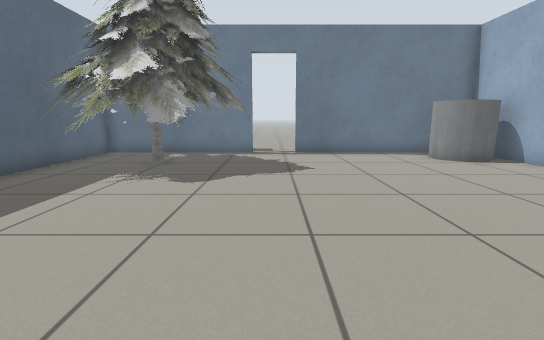
[1] (above)

13 first-person views from a walk through a world built for the Gazebo simulator. The camera is 0.72 m above the floor, tilts 10° down and sees 85° across. The lines on the ground mark 1 m squares. The floor is counted in squares, 0.5 m on a side. Each view is taken from the middle of a square. On the plan, view 1 faces up. The plan holds only what a view shows up to about 14 squares ahead; the rest is blank. The robots in the file are not drawn. Simple shapes stand in for some stock models.

[2]
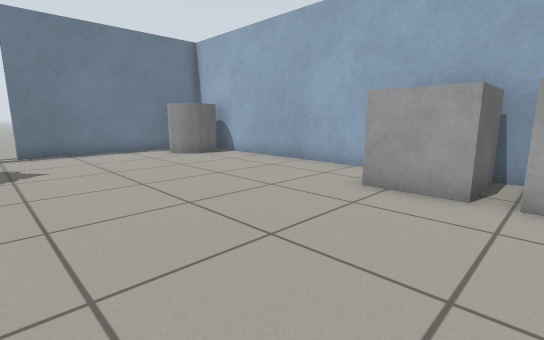

[3]
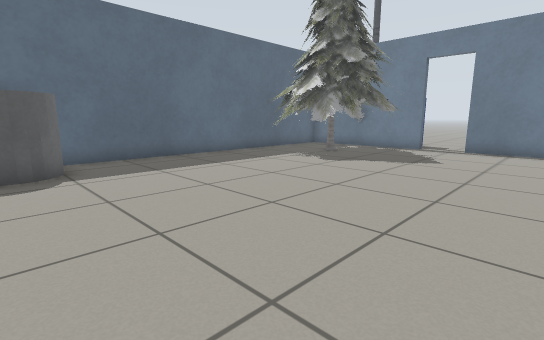

[4]
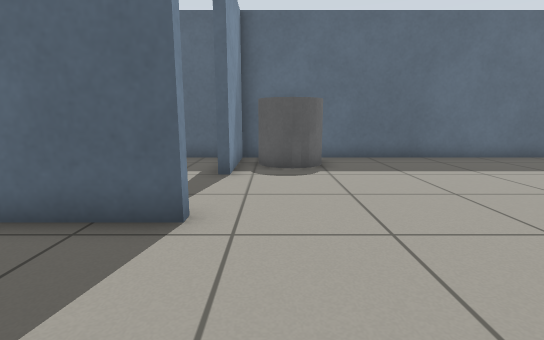

[5]
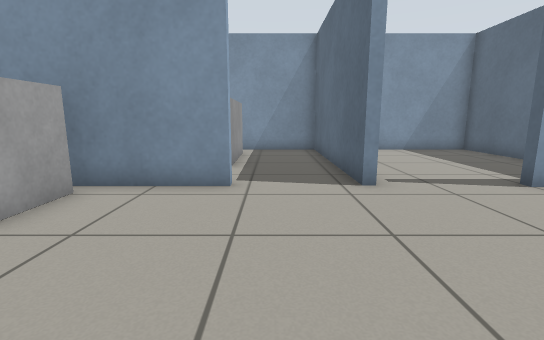

[6]
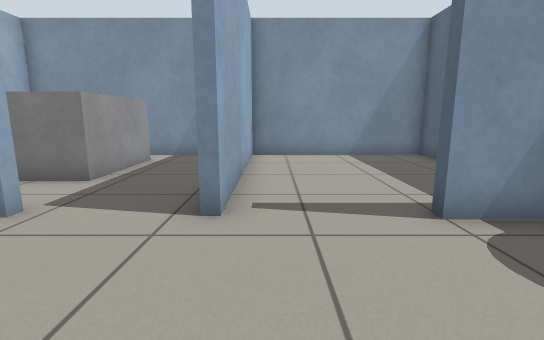

[7]
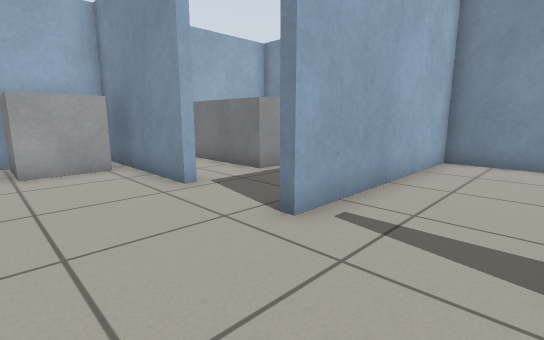

[8]
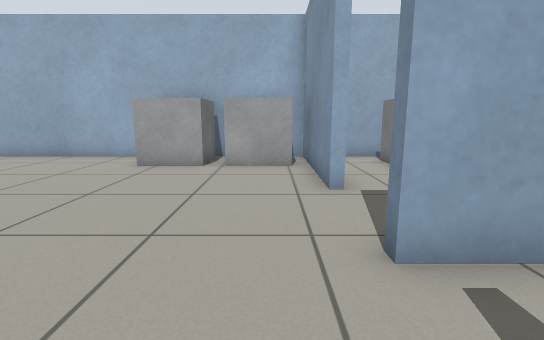

[9]
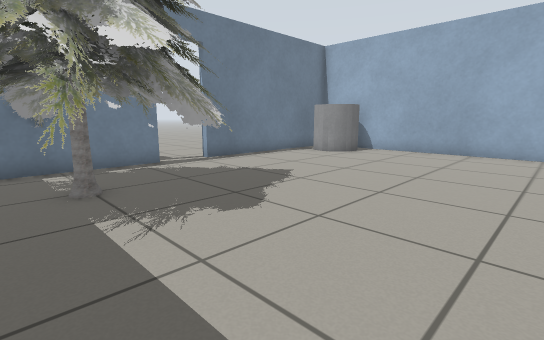

[10]
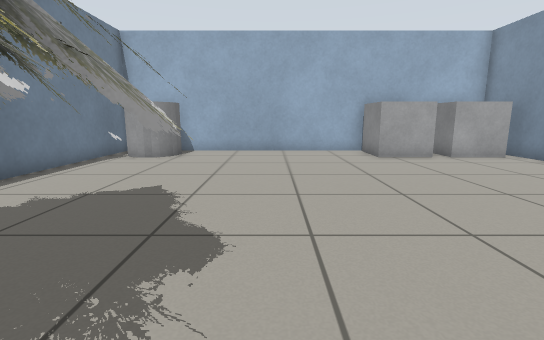

[11]
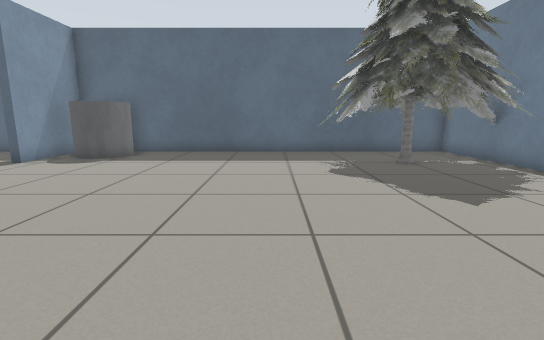

[12]
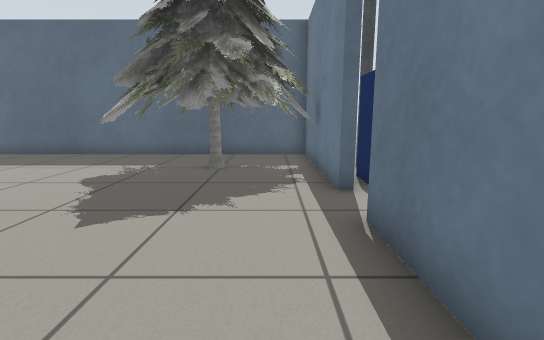

[13]
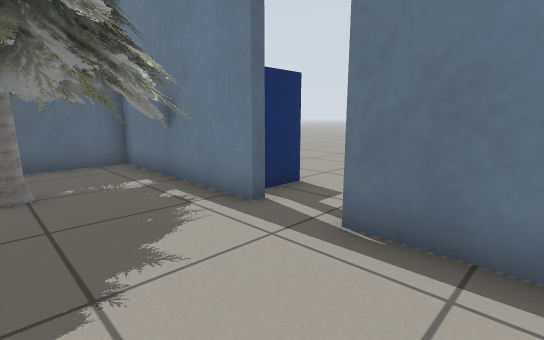

### Floor plan
Key: @ floor where view 1 was taken; # wall or solid block; . floor; D open door; T pine tree; C grey cylinder; B grey box; P postbox; O other object.
Columns run from 7 left of view 1 to 8 right of it. Each row starts with its distance up from view 1.
 20   ..
 19   ...
 18    ...
 17    ...
 16     ...
 15      .....
 14      P....
 13     .P.DD
 12 ##TTTT#DD#######
 11 #TTTTTT......CC#
 10 #TTTTTT......CC#
  9 #TTTTTT........#
  8 #TTTTTT........#
  7 #.TTTT.........#
  6 #... ..........#
  5 #..............#
  4 #..............#
  3 #..............#
  2 #............OO#
  1 #............O #
  0 #......@.....OO#
 -1 #CC..........OO#
 -2 #CC..........OO#
 -3 ####......######
 -4 #......#...... #
 -5 #......#.......#
 -6 #......#..BBBBB#
 -7 #......#..B    #
 -8 #......#..B    #
 -9 #......#..B    #
-10 #......#...    #
-11 ################

Positions as (right, up) in squares from view 1, and headings:
1: (0, 0), facing up
2: (0, -1), facing up-right
3: (4, -2), facing up-left
4: (4, -2), facing left
5: (2, 3), facing down
6: (-1, 1), facing down
7: (-3, 0), facing down-right
8: (-3, -2), facing right
9: (-5, 3), facing up-right
10: (-5, 6), facing right
11: (6, 5), facing left
12: (5, 11), facing left
13: (3, 9), facing up-left
